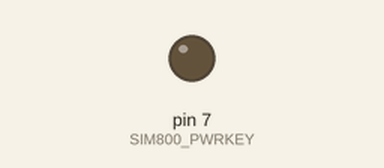
The sketch below on a simulated Arduino Uno, built with avr-gcc and run on an emulated ATmega328P. On the bench: output pins drawn as LEDs (lit = HIGH).

Above: at 1.1 s.
At 2.3 s:
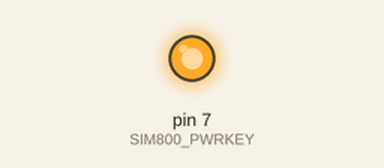
Timing chart, 0 to 3.8 s (numbered marks = the images above):
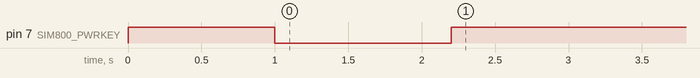

The sketch:

sim800l.ino
```cpp
#define SIM800_PWRKEY 7   // Arduino digital pin

void setup() {
  pinMode(SIM800_PWRKEY, OUTPUT);

  // Keep PWRKEY HIGH (idle state)
  digitalWrite(SIM800_PWRKEY, HIGH);

  delay(1000); // wait for power to stabilize

  // Trigger SIM800L power ON
  digitalWrite(SIM800_PWRKEY, LOW);
  delay(1200);                // hold LOW for 1–2 seconds
  digitalWrite(SIM800_PWRKEY, HIGH);

  // SIM800L is now booting
}

void loop() {
  // nothing needed here for PWRKEY
}
```
